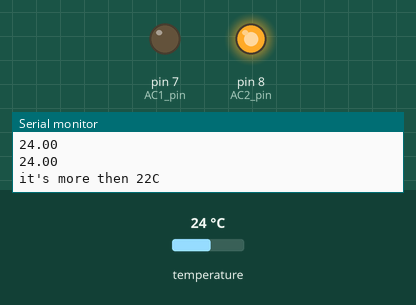
Recording of a sketch running on a simulated Arduino Uno, built with avr-gcc and run on an emulated ATmega328P. Parts: output pins drawn as LEDs (lit = HIGH), the last lines printed to the serial monitor. The inputs (shaded band) are chosen by the test bench; at power-on: temperature 24 °C.

Above: at 1.8 s.
1.9 s: temperature set to 22.8 °C
3.4 s: temperature set to 21.1 °C
At 4.8 s:
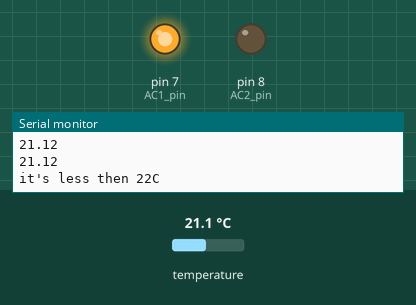
5.6 s: temperature set to 28 °C
At 6.8 s:
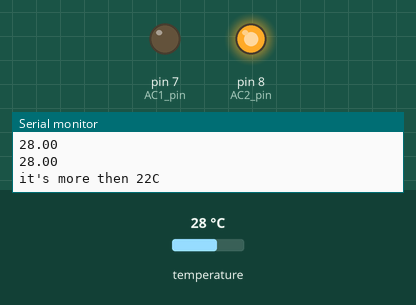
7.6 s: temperature set to 12 °C
At 8.7 s:
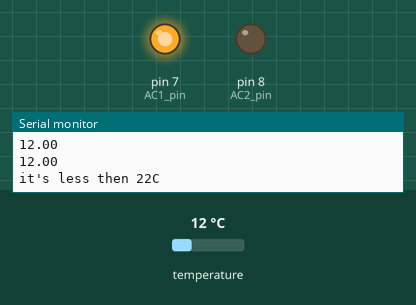
Timing chart, 0 to 10.6 s (numbered marks = the images above; inputs shaded):
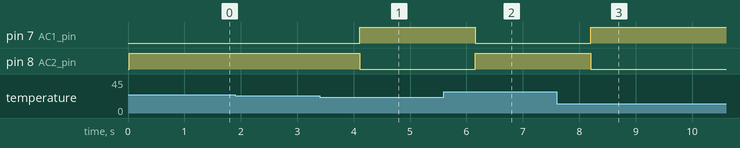

Measured:
- the behaviour switches between 22 and 21.9 °C on temperature (found by bisection; images 0 and 1)
- after the input at 3.4 s, pin 7 (AC1_pin): LOW → HIGH after 0.71 s; pin 8 (AC2_pin): HIGH → LOW after 0.71 s
- after the input at 5.6 s, pin 7 (AC1_pin): HIGH → LOW after 0.56 s; pin 8 (AC2_pin): LOW → HIGH after 0.56 s
- after the input at 7.6 s, pin 7 (AC1_pin): LOW → HIGH after 0.60 s; pin 8 (AC2_pin): HIGH → LOW after 0.60 s

The sketch:

tempsensor1.ino
```cpp
#include <OneWire.h>

int DS18S20_Pin = 2; //DS18S20 Signal pin on digital 2
int temphumidity_pin = 4; // place holder for now
int AC1_pin = 7; // first tail (light)
int AC2_pin = 8; // second tail (pump)


//Temperature chip i/o
OneWire ds(DS18S20_Pin); // on digital pin 2

void setup(void) {
 Serial.begin(9600);
 pinMode(AC1_pin, OUTPUT); //white
 pinMode(AC2_pin, OUTPUT); //yellow
}

void loop(void) {
 float temperature = getTemp();
 Serial.println(temperature);
 if ( temperature < 22 ) {
   Serial.println(temperature);
   Serial.print("it's less then 22C \n");
   digitalWrite(AC1_pin, HIGH);
   digitalWrite(AC2_pin, LOW);
 } else {
   Serial.println(temperature);
   Serial.print("it's more then 22C \n");
   digitalWrite(AC2_pin, HIGH);
   digitalWrite(AC1_pin, LOW);
 }

 delay(1000); //just here to slow down the output so it is easier to read

}


float getTemp(){
 //returns the temperature from one DS18S20 in DEG Celsius

 byte data[12];
 byte addr[8];

 if ( !ds.search(addr)) {
   //no more sensors on chain, reset search
   ds.reset_search();
   return -1000;
 }

 if ( OneWire::crc8( addr, 7) != addr[7]) {
   Serial.println("CRC is not valid!");
   return -1000;
 }

 if ( addr[0] != 0x10 && addr[0] != 0x28) {
   Serial.print("Device is not recognized");
   return -1000;
 }

 ds.reset();
 ds.select(addr);
 ds.write(0x44,1); // start conversion, with parasite power on at the end

 byte present = ds.reset();
 ds.select(addr);
 ds.write(0xBE); // Read Scratchpad


 for (int i = 0; i < 9; i++) { // we need 9 bytes
  data[i] = ds.read();
 }

 ds.reset_search();

 byte MSB = data[1];
 byte LSB = data[0];

 float tempRead = ((MSB << 8) | LSB); //using two's compliment
 float TemperatureSum = tempRead / 16;

 return TemperatureSum;

}
```
